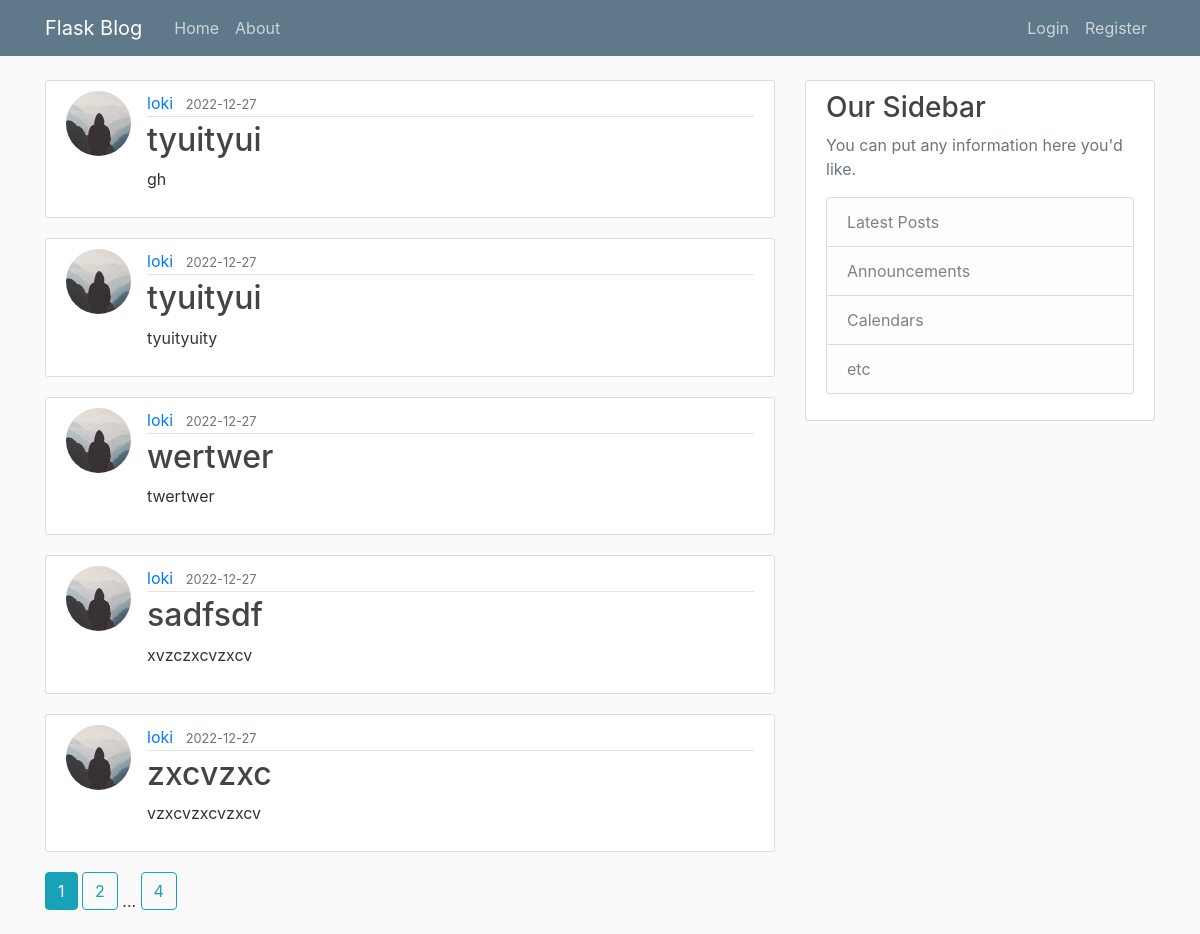
The page / on the database its author committed.
### blogapp/models.py (models this page shows, shortened)
class Post(db.Model):
    id = db.Column(db.Integer, primary_key=True)
    title = db.Column(db.String(130), nullable=False)
    content = db.Column(db.Text, nullable=False)
    date_posted = db.Column(db.DateTime(), default=datetime.utcnow, nullable=False)
    user_id = db.Column(db.Integer, db.ForeignKey("user.id"), nullable=False)

class User(db.Model, UserMixin):
    id = db.Column(db.Integer, primary_key=True)
    username = db.Column(db.String(20), unique=True, nullable=False)
    email = db.Column(db.String(120), unique=True, nullable=False)
    image_file = db.Column(db.String(20), nullable=False, default='default.jpg')
    password = db.Column(db.String(60), nullable=False)
    posts = db.relationship('Post', backref='author', lazy=True)

### blogapp/main/routes.py (the view)
@main.route("/")
def home():
    page = request.args.get("page", 1, type=int)
    posts = Post.query.order_by(Post.date_posted.desc()).paginate(per_page=5, page=page)
    return render_template("home.html", title="Home", posts=posts)

### blogapp/templates/home.html
{% extends '__layout.html' %}
{% block content %}
    {% if posts %}
        {% for post in posts.items %}
            <article class="media content-section">
                <img class="rounded-circle article-img" src="{{ url_for('static', filename='images/profile_img/' + post.author.image_file) }}">
                <div class="media-body">
                <div class="article-metadata">
                    <a class="mr-2" href="{{ url_for('users.user_posts', username=post.author.username) }}">{{ post.author.username }}</a>
                    <small class="text-muted">{{ post.date_posted.strftime('%Y-%m-%d') }}</small>
                </div>
                <h2><a class="article-title" href="{{url_for('posts.post', post_id=post.id)}}">{{ post.title }}</a></h2>
                <p class="article-content">{{ post.content }}</p>
                </div>
            </article>
        {% endfor %}
        {% for page_num in posts.iter_pages(left_edge=1, right_edge=1, left_current=1, right_current=2) %}
            {% if page_num %}
                {% if posts.page == page_num %}
                    <a href="{{ url_for('main.home', page=page_num) }}" class="btn btn-info mb-4">{{ page_num }}</a>
                {% else %}
                    <a href="{{ url_for('main.home', page=page_num) }}" class="btn btn-outline-info mb-4">{{ page_num }}</a>
                {% endif %}
            {% else %}
                ...
            {% endif %}
        {% endfor %}
    {% else %}
        <h4>Posts are empty</h4>
    {% endif %}
{% endblock content %}

### blogapp/static/css/main.css (style rules this page uses)
body { background: #fafafa; color: #333333; margin-top: 5rem; }
h1, h2, h3, h4, h5, h6 { color: #444444; }
.content-section { background: #ffffff; padding: 10px 20px; border: 1px solid #dddddd; border-radius: 3px; margin-bottom: 20px; }
.article-title { color: #444444; }
.article-content { white-space: pre-line; }
.article-img { height: 65px; width: 65px; margin-right: 16px; }
.article-metadata { padding-bottom: 1px; margin-bottom: 4px; border-bottom: 1px solid #e3e3e3 }

### rows shown on the page
Post: image_file (picture), author.username "loki", date_posted "2022-12-27", title "tyuityui", content "gh"
Post: image_file (picture), author.username "loki", date_posted "2022-12-27", title "tyuityui", content "tyuityuity"
Post: image_file (picture), author.username "loki", date_posted "2022-12-27", title "wertwer", content "twertwer"
Post: image_file (picture), author.username "loki", date_posted "2022-12-27", title "sadfsdf", content "xvzczxcvzxcv"
Post: image_file (picture), author.username "loki", date_posted "2022-12-27", title "zxcvzxc", content "vzxcvzxcvzxcv"

### other values the page prints
{{ page_num }} "1"
{{ page_num }} "2" "4"
